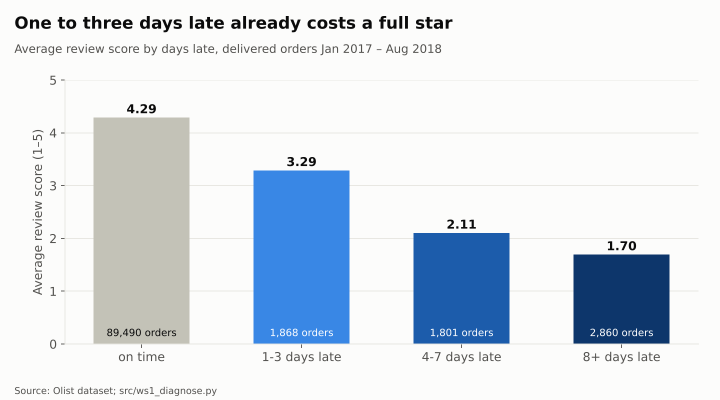
#> input picture reports/figures/fig1_score_by_delay.png, 1440 x 800 px (shown at 1/2 size)
$ python make_video.py ../reports/figures/fig1_score_by_delay.png
#> lines starting #> are read from the running program, lines starting #| are printed output that depends on the picture
"""Make the ~3-minute captioned portfolio video (no voice; record a voiceover on top if wanted).

Usage:  python src/make_video.py      (after make_figures.py and the Power BI screenshots)
Output: reports/video/olist_delivery_intelligence.mp4
"""
import os
import subprocess
import sys
import textwrap

from PIL import Image, ImageDraw, ImageFont

ROOT = os.path.dirname(os.path.dirname(os.path.abspath(__file__)))
FIG = os.path.join(ROOT, "reports", "figures")
PBI = os.path.join(ROOT, "reports", "powerbi")
OUT = os.path.join(ROOT, "reports", "video")
TMP = os.path.join(ROOT, "build", "video")
W, H, FPS = 1920, 1080, 30

SURF, INK, INK2, BLUE, GRID, NAVY = "#fcfcfb", "#0b0b0b", "#52514e", "#2a78d6", "#e6e5e0", "#0d366b"
FD = "/usr/share/fonts/truetype/dejavu/"


def font(size, bold=False):
    return ImageFont.truetype(FD + ("DejaVuSans-Bold.ttf" if bold else "DejaVuSans.ttf"), size)


def wrap_px(text, fnt, width):
    words, lines, cur = text.split(), [], ""
    for w in words:
        t = (cur + " " + w).strip()
        if fnt.getlength(t) <= width:
            cur = t
        else:
            lines.append(cur)
            cur = w
    return lines + [cur] if cur else lines


def base(kicker, title):
    im = Image.new("RGB", (W, H), SURF)
    d = ImageDraw.Draw(im)
    d.rectangle([0, 0, W, 10], fill=BLUE)
    if kicker:
        d.text((120, 70), kicker.upper(), font=font(28, True), fill=BLUE)
    if title:
        d.text((120, 112), title, font=font(54, True), fill=INK)
    return im, d


def caption(d, text):
    d.line([120, 952, W - 120, 952], fill=GRID, width=2)
    lines = textwrap.wrap(text, 92)
    y = 975 if len(lines) > 1 else 990
    for ln in lines:
        d.text((W // 2, y), ln, font=font(32), fill=INK2, anchor="ma")
        y += 44


def paste_fit(im, path, box):
    x0, y0, x1, y1 = box
    pic = Image.open(path).convert("RGB")
    s = min((x1 - x0) / pic.width, (y1 - y0) / pic.height)
    pic = pic.resize((int(pic.width * s), int(pic.height * s)), Image.LANCZOS)
    x = x0 + ((x1 - x0) - pic.width) // 2
    y = y0 + ((y1 - y0) - pic.height) // 2
    ImageDraw.Draw(im).rectangle([x - 2, y - 2, x + pic.width + 1, y + pic.height + 1], outline=GRID, width=2)
    im.paste(pic, (x, y))


def chart(kicker, title, img, cap):
    im, d = base(kicker, title)
    paste_fit(im, img, (120, 215, W - 120, 925))
    caption(d, cap)
    return im


def tiles(kicker, title, items, cap, sub=None):
    im, d = base(kicker, title)
    n = len(items)
    gap, x0 = 40, 120
    w = (W - 240 - gap * (n - 1)) // n
    for i, (big, small) in enumerate(items):
        x = x0 + i * (w + gap)
        d.rounded_rectangle([x, 300, x + w, 700], radius=18, fill="#ffffff", outline=GRID, width=3)
        d.text((x + 40, 345), big, font=font(84 if n <= 3 else 72, True), fill=BLUE)
        f = font(34 if n <= 3 else 30)
        yy = 490
        for ln in wrap_px(small, f, w - 80):
            d.text((x + 40, yy), ln, font=f, fill=INK)
            yy += 46
    if sub:
        d.text((120, 760), sub, font=font(30), fill=INK2)
    caption(d, cap)
    return im


def scenes():
    s = []
    im, d = base("", "")
    d.text((120, 330), "Olist Delivery Intelligence", font=font(96, True), fill=INK)
    d.text((120, 470), "Why customers leave bad reviews, and which fix pays back first", font=font(44), fill=INK2)
    d.text((120, 640), "Maetasit Pittatanang  ·  Business Analyst portfolio", font=font(36, True), fill=BLUE)
    d.text((120, 700), "100k real orders · SQL · Python · Power BI · Excel", font=font(32), fill=INK2)
    caption(d, "Olist, a Brazilian marketplace, grew sales but not satisfaction. I analysed 100,000 real orders to find out why.")
    s.append(("01_title", im, 9))

    s.append(("02_question", tiles("The problem", "Delay costs stars, but it is not the whole story",
              [("2.27★", "Average review when the order is late"), ("4.29★", "Average review when on time"),
               ("67%", "of bad reviews come from on-time orders")],
              "Late orders get far worse reviews, yet two in three bad reviews come from orders that arrived on time.",
              "Analysis window Jan 2017 – Aug 2018 · 96,203 delivered orders"), 15))

    s.append(("03_approach", tiles("Approach", "One data foundation, five workstreams",
              [("WS0", "SQL star schema, 19/19 data-quality tests"), ("WS1", "Where and why delay happens"),
               ("WS2", "What unhappy customers say"), ("WS3", "Can we predict late orders?"),
               ("WS4", "Which fix pays back")],
              "I built a SQL pipeline with 19 data-quality tests, then ran five workstreams from diagnosis to business case."), 14))

    s.append(("04_score", chart("WS1 · Diagnose", "Every day late costs satisfaction", os.path.join(FIG, "fig1_score_by_delay.png"),
              "On time: 4.3 stars. One to three days late: 3.3. Eight or more days late: 1.7."), 14))

    s.append(("05_pbi_overview", chart("Power BI · Executive Overview", "One page for the whole story",
              os.path.join(PBI, "executive_overview.png"),
              "Power BI on a star schema with 24 DAX measures: late rate peaks in busy months, and the north-east misses most."), 15))

    s.append(("06_complaints", chart("WS2 · Voice of customer", "On-time orders fail on what arrives",
              os.path.join(FIG, "fig7_complaints.png"),
              "I classified 9,195 Portuguese reviews (macro-F1 0.82 on held-out labels). On-time complaints: 60% are about the product or fulfilment."), 17))

    s.append(("07_pbi_complaints", chart("Power BI · Why customers complain", "Split shipments look like missing items",
              os.path.join(PBI, "why_customers_complain.png"),
              "In multi-seller orders, 48% of complaints say an item is missing, against 13% for single-seller orders."), 14))

    s.append(("08_stages", chart("WS1 · Diagnose", "Late orders lose the time in transit",
              os.path.join(FIG, "fig2_stage_days.png"),
              "Late orders spend about 20 extra days with the carrier, and 72% of them had a seller who shipped on time."), 15))

    s.append(("09_states", chart("WS1 · Diagnose", "The promise is not calibrated by route",
              os.path.join(FIG, "fig3_states_buffer.png"),
              "States with less slack in the delivery promise miss it more often (r = −0.72)."), 14))

    s.append(("10_model", chart("WS3 · Predict", "A model helps, within limits",
              os.path.join(FIG, "fig5_model_recall.png"),
              "At payment approval the model finds 1.7× more late orders than a simple rule, but only 1 alert in 9 is right."), 15))

    s.append(("11_business_case", chart("WS4 · Business case", "The early-warning system does not pay back yet",
              os.path.join(FIG, "fig6_business_case.png"),
              "Early warning loses about R$ 40.5k in year one and needs ~13× today's volume to break even. Park it."), 15))

    s.append(("12_recommend", tiles("Recommendation", "Two cheap fixes, proven by a pilot",
              [("ETA", "Calibrate the delivery promise by route"), ("SLA", "Seller handover SLA and scorecard"),
               ("8,438", "orders in a 6-week A/B pilot")],
              "Fix the promise and the handover first, tell customers when an order ships in several boxes, and prove it with an A/B test."), 16))

    im, d = base("", "")
    d.text((120, 360), "Everything is reproducible", font=font(80, True), fill=INK)
    d.text((120, 490), "github.com/tmaetasit/olist-delivery-intelligence", font=font(46, True), fill=BLUE)
    d.text((120, 580), "SQL pipeline · Python analysis · Power BI · Excel business case · BRD and FRD", font=font(34), fill=INK2)
    caption(d, "Thanks for watching.")
    s.append(("13_close", im, 8))
    return s


def run(cmd):
    r = subprocess.run(cmd, capture_output=True, text=True)
    if r.returncode != 0:
        sys.exit(r.stderr[-2000:])


def main(frames_only=False):
    os.makedirs(TMP, exist_ok=True)
    os.makedirs(OUT, exist_ok=True)
    parts, total = [], 0
    for name, im, dur in scenes():
#> call 2 of paste_fit, with path = 'reports/powerbi/executive_overview.png', box = (120, 215, 1800, 925)
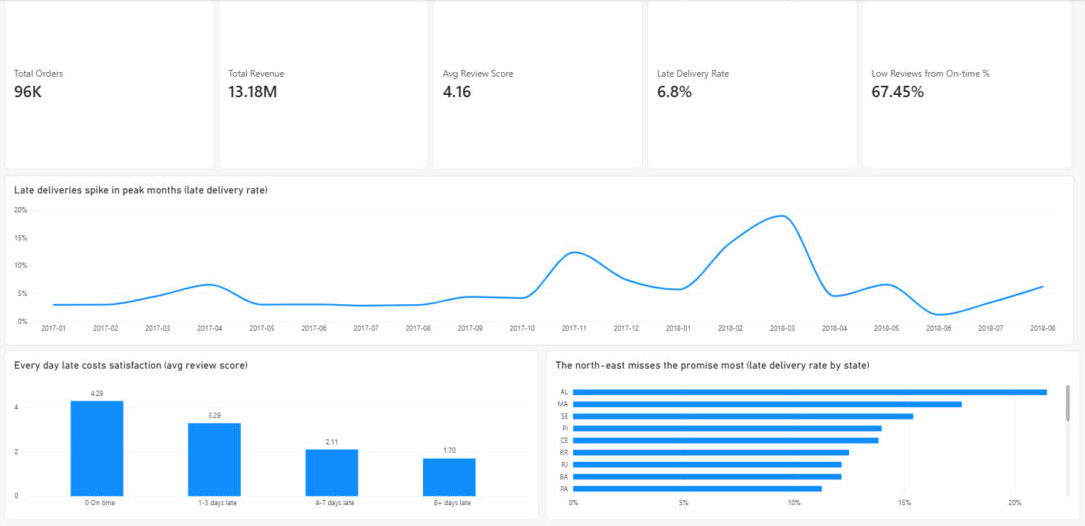
#> input picture reports/powerbi/executive_overview.png, 1085 x 526 px
#> in paste_fit, pic is the input picture: PIL image 1085x526 RGB; mean R, G, B 239.1, 246.2, 252.1
#> call 3 of paste_fit, with path = 'reports/figures/fig7_complaints.png', box = (120, 215, 1800, 925)
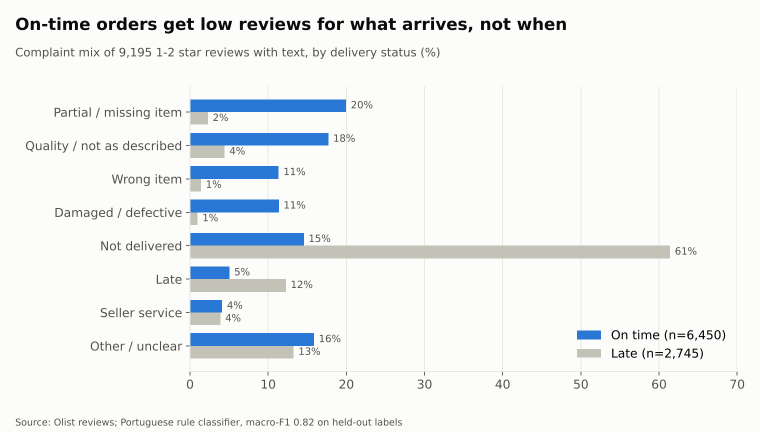
#> input picture reports/figures/fig7_complaints.png, 1520 x 864 px (shown at 1/2 size)
#> call 4 of paste_fit, with box = (120, 215, 1800, 925)
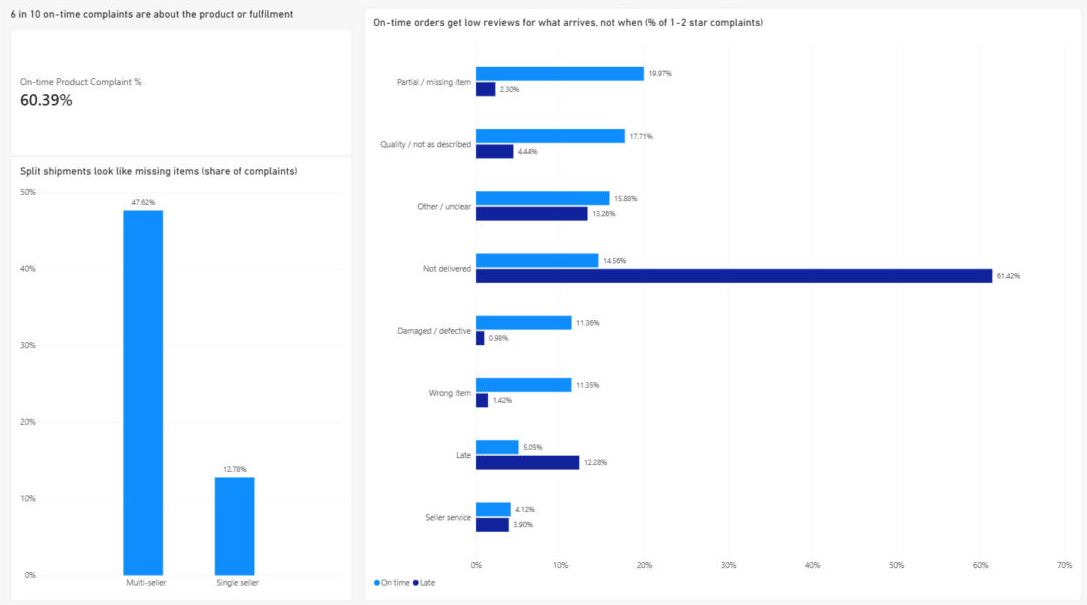
#> input picture reports/powerbi/why_customers_complain.png, 1087 x 605 px
#> in paste_fit, pic is the input picture: PIL image 1087x605 RGB; mean R, G, B 237.8, 243.9, 251.1
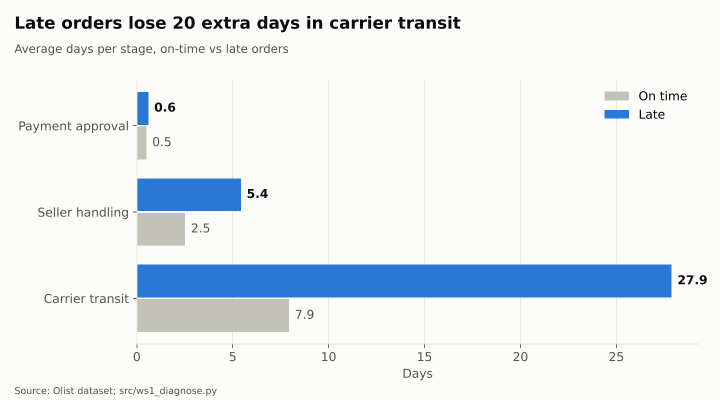
#> input picture reports/figures/fig2_stage_days.png, 1440 x 800 px (shown at 1/2 size)
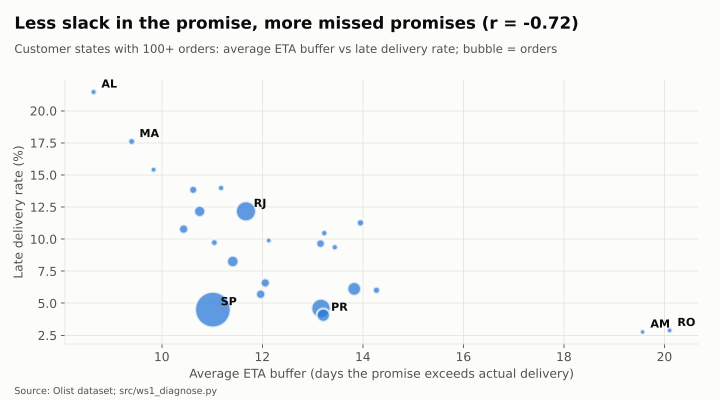
#> input picture reports/figures/fig3_states_buffer.png, 1440 x 800 px (shown at 1/2 size)
#> in paste_fit (call 6), `pic = pic.resize((int(pic.width * s), int(pic.height * s)), Image.LANC..`:
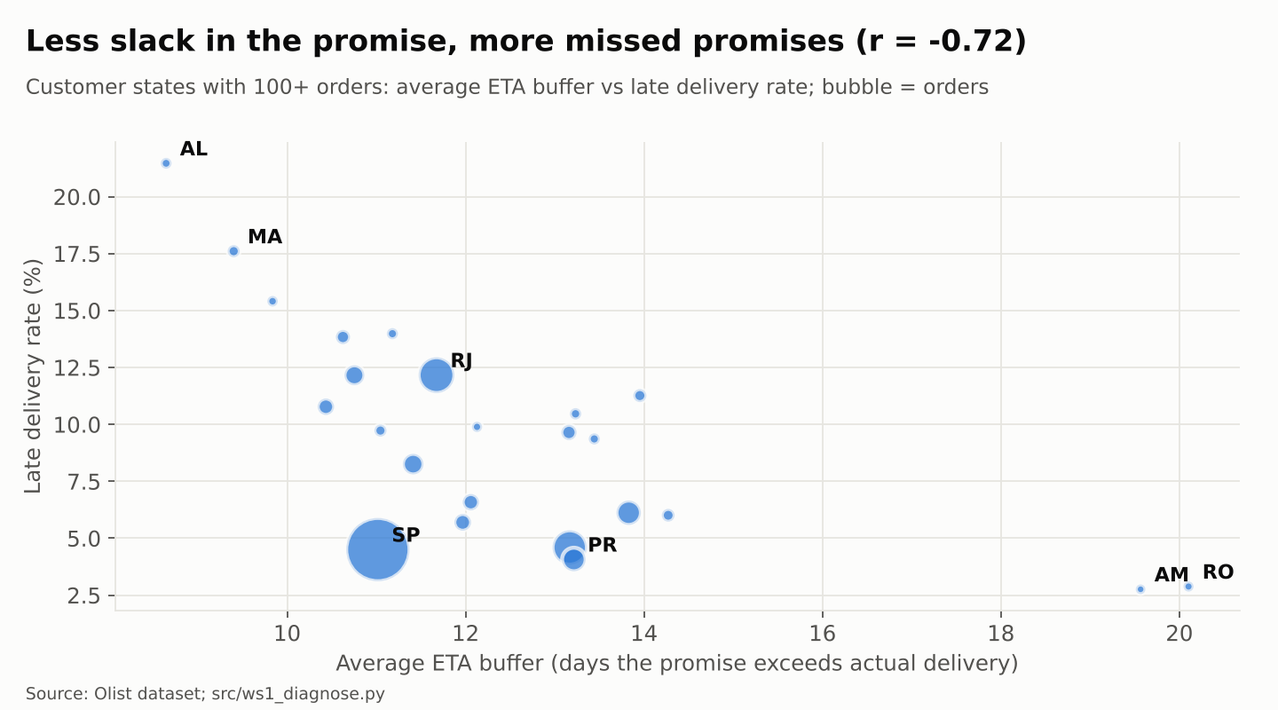
#> pic: PIL image 1278x710 RGB; mean R, G, B 245.6, 246, 245.4
#> in paste_fit (call 6), `im.paste(pic, (x, y))`:
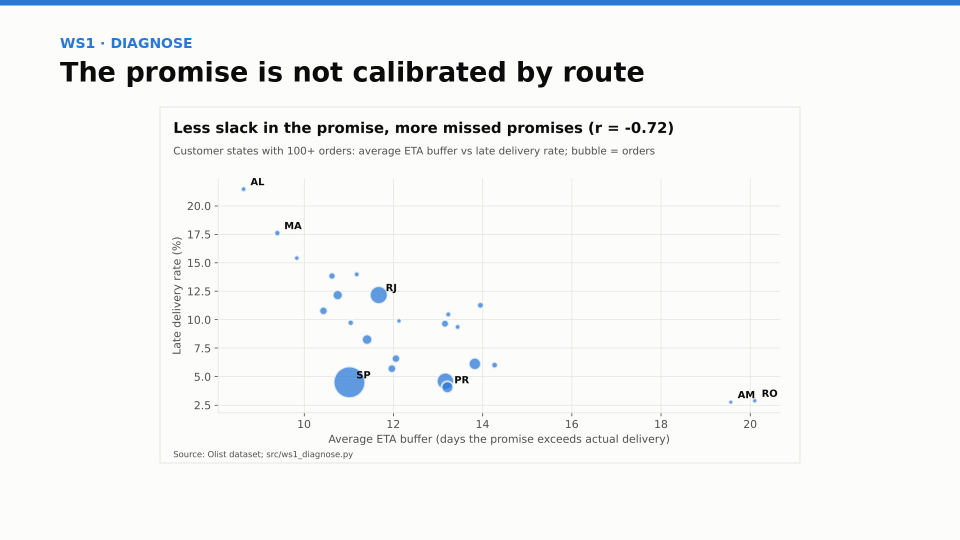
#> im: PIL image 1920x1080 RGB (shown at 1/2 size); mean R, G, B 244.5, 245.6, 245.8
        png = os.path.join(TMP, name + ".png")
        im.save(png)
        total += dur
        if frames_only:
            continue
        tmp, fin = os.path.join(TMP, name + ".tmp.mp4"), os.path.join(TMP, name + ".mp4")
        vf = (f"format=yuv420p,loop=-1:1,trim=duration={dur},fade=t=in:st=0:d=0.5:color={SURF},"
              f"fade=t=out:st={dur - 0.5}:d=0.5:color={SURF}")
        run(["ffmpeg", "-y", "-framerate", str(FPS), "-i", png, "-vf", vf, "-r", str(FPS), "-c:v", "libx264",
             "-crf", "18", "-preset", "veryfast", "-pix_fmt", "yuv420p", tmp])
        os.replace(tmp, fin)
        parts.append(fin)
    print(f"{len(parts) or 'frames only'} scenes, {total} s")
    if frames_only:
        return
    lst = os.path.join(TMP, "list.txt")
    with open(lst, "w") as f:
        f.writelines(f"file '{p}'\n" for p in parts)
    out = os.path.join(OUT, "olist_delivery_intelligence.mp4")
    run(["ffmpeg", "-y", "-f", "concat", "-safe", "0", "-i", lst, "-c", "copy", "-movflags", "+faststart", out])
    print("wrote", out)


if __name__ == "__main__":
#> (the run stopped early here; a loop or call above may not have finished)
